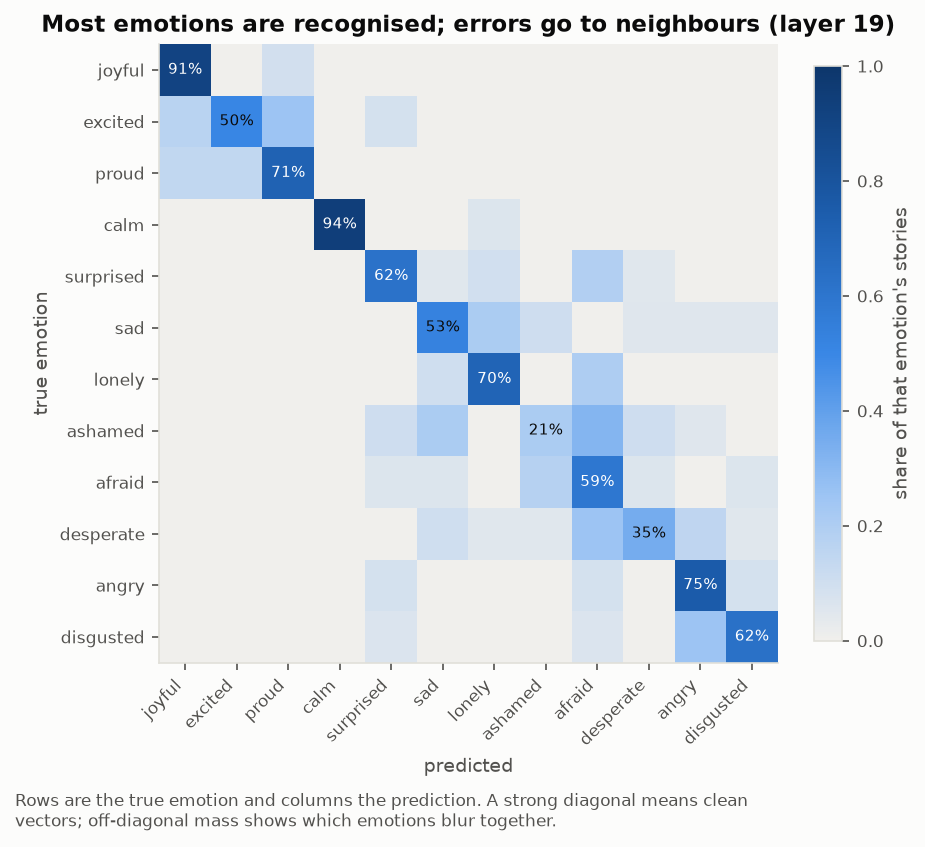
#> input picture docs/images/1c_confusion.png, 925 x 847 px, found by its file name
$ python confusion_7b_transposed.py
#> lines starting #> are read from the running program, lines starting #| are printed output that depends on the picture
"""Run from the repo root: uv run python data/write-up/scripts/confusion_7b_transposed.py

Redraws the 7B confusion matrix with the axes swapped (predicted as rows, actual as columns).
The held-out test activations were not cached, so the cell values are recovered from the colours of the
original 7B figure (docs/images/1c_confusion.png) via its own colour bar; the diagonal uses the exact
percentages printed on that figure. Values are saved to data/write-up/confusion_7b_reconstructed.csv.
"""
import matplotlib; matplotlib.use("Agg")
import matplotlib.pyplot as plt, matplotlib.image as mpimg, numpy as np, csv
from matplotlib.colors import ListedColormap

SRC, OUT = "docs/images/1c_confusion.png", "docs/images/1c_confusion_7b.png"
E = ["joyful", "excited", "proud", "calm", "surprised", "sad", "lonely", "ashamed", "afraid", "desperate", "angry", "disgusted"]
DIAG = [.91, .50, .71, .94, .62, .53, .70, .21, .59, .35, .75, .62]   # printed on the original figure

im = mpimg.imread(SRC)[..., :3]
cb_y0, cb_y1, cb_x = 67, 639, 828                                       # colour bar: value 1.0 at y0, 0.0 at y1
cb_cols = im[cb_y0:cb_y1 + 1, cb_x - 3:cb_x + 4].mean(1)
#> cb_cols = 573 rows, first 8: [0.051, 0.212, 0.42], [0.051, 0.216, 0.424], [0.051, 0.216, 0.424], [0.051, 0.216, 0.424], [0.051, 0.216, 0.427], [0.051, 0.216, 0.427], [0.0549, 0.22, 0.431], [0.0549, 0.22, 0.431]
cb_vals = np.linspace(1, 0, len(cb_cols))
#> cb_vals = 573 values, max 1 at index 0, min 0 at index 572, mean 0.5
x0, x1, y0, y1 = 158, 777, 44, 663                                      # matrix extent in the original
cw, ch = (x1 - x0 + 1) / 12, (y1 - y0 + 1) / 12
R = np.zeros((12, 12))                                                  # R[actual, predicted]
for i in range(12):
    for j in range(12):
        ys, xs = int(y0 + (i + .2) * ch), int(x0 + (j + .2) * cw)       # off-centre, away from the printed text
        c = im[ys:ys + 6, xs:xs + 6].reshape(-1, 3).mean(0)
        R[i, j] = cb_vals[np.argmin(((cb_cols - c) ** 2).sum(1))]
print("max |recovered − printed| on the diagonal:", np.abs(np.diag(R) - DIAG).max().round(3))
#| max |recovered − printed| on the diagonal: 0.009
np.fill_diagonal(R, DIAG)
R[R < 0.015] = 0
with open("data/write-up/confusion_7b_reconstructed.csv", "w", newline="") as f:
    w = csv.writer(f); w.writerow(["actual \\ predicted"] + E)
    for e, row in zip(E, R): w.writerow([e] + [f"{v:.2f}" for v in row])
#> this loop made 12 passes
#> (e, row) on passes 1, 2, 3, 4, 5, 7, 8, 11, 12: ('joyful', [0.91, 0, 0.0909, 0, 0, 0, 0, 0, 0, 0, 0, 0]), ('excited', [0.17, 0.5, 0.255, 0, 0.0874, 0, 0, 0, 0, 0, 0, 0]), ('proud', [0.147, 0.147, 0.71, 0, 0, 0, 0, 0, 0, 0, 0, 0]), ('calm', [0, 0, 0, 0.94, 0, 0, 0.0594, 0, 0, 0, 0, 0]), ('surprised', [0, 0, 0, 0, 0.62, 0.0472, 0.0944, 0, 0.189, 0.0472, 0, 0]), ('lonely', [0, 0, 0, 0, 0, 0.103, 0.7, 0, 0.201, 0, 0, 0]), ('ashamed', [0, 0, 0, 0, 0.107, 0.213, 0, 0.21, 0.315, 0.107, 0.0524, 0]), ('angry', [0, 0, 0, 0, 0.0874, 0, 0, 0, 0.0874, 0, 0.75, 0.0874]), ('disgusted', [0, 0, 0, 0, 0.0629, 0, 0, 0, 0.0629, 0, 0.255, 0.62])
#> e on passes 6, 9, 10: 'sad', 'afraid', 'desperate'

cmap = ListedColormap(cb_cols[::-1])                                    # the original's own colour scale
bg, grey = tuple(im[5, 5]), (0.32, 0.32, 0.32)
#> bg = (0.988, 0.988, 0.984); grey = (0.32, 0.32, 0.32)
plt.rcParams.update({"font.family": "DejaVu Sans"})
fig, ax = plt.subplots(figsize=(6.2, 5.9), dpi=150, facecolor=bg)
T = R.T                                                                 # rows = predicted, columns = actual
imh = ax.imshow(T, cmap=cmap, vmin=0, vmax=1)
ax.set_xticks(range(12), E, rotation=45, ha="right", fontsize=8, color=grey)
ax.set_yticks(range(12), E, fontsize=8, color=grey)
ax.tick_params(colors=grey, length=3)
for s in ax.spines.values(): s.set_color((0.8, 0.8, 0.8))
#> this loop made 4 passes
ax.set_xlabel("actual", fontsize=9, color=grey)
ax.set_ylabel("predicted", fontsize=9, color=grey, rotation=0, ha="right", va="center")
for k in range(12):
    ax.text(k, k, f"{T[k, k]:.0%}", ha="center", va="center", fontsize=7, color="white" if T[k, k] > 0.55 else "black")
cb = fig.colorbar(imh, ax=ax, fraction=0.04, pad=0.03)
cb.set_label("share of that emotion's stories", fontsize=8, color=grey); cb.ax.tick_params(labelsize=7, colors=grey)
cb.outline.set_edgecolor((0.8, 0.8, 0.8))
fig.suptitle("Confusion Matrix: Linear probe made from emotion directions\nclassifies held out stories with 60% accuracy",
             fontsize=11, fontweight="bold", y=0.975, linespacing=1.3)
fig.text(0.02, 0.02, "Actual vs predicted emotion concepts. A strong diagonal means more accurate,\n"
                     "and off-diagonal cells are misclassifications.", fontsize=7.6, color=grey, ha="left", va="bottom",
         linespacing=1.25)
fig.subplots_adjust(left=0.2, right=0.9, top=0.86, bottom=0.2)
fig.savefig(OUT, dpi=150, facecolor=bg)
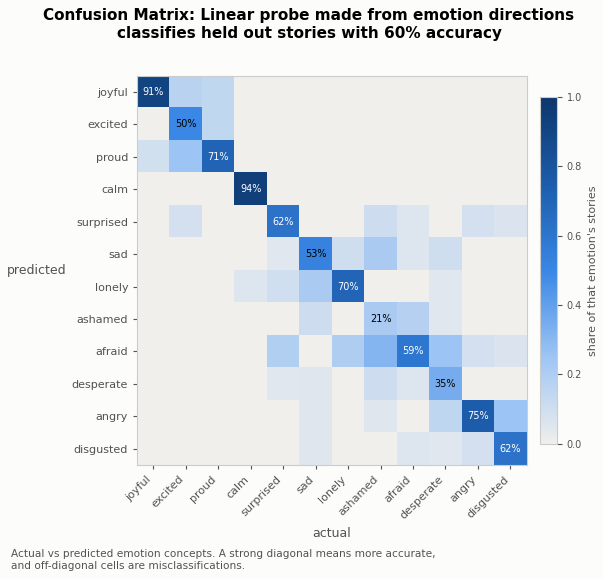
#> figure drawn by matplotlib, 2 panels
print("saved", OUT)

$ run again, with docs/images/1a_corpus.png copied over docs/images/1c_confusion.png
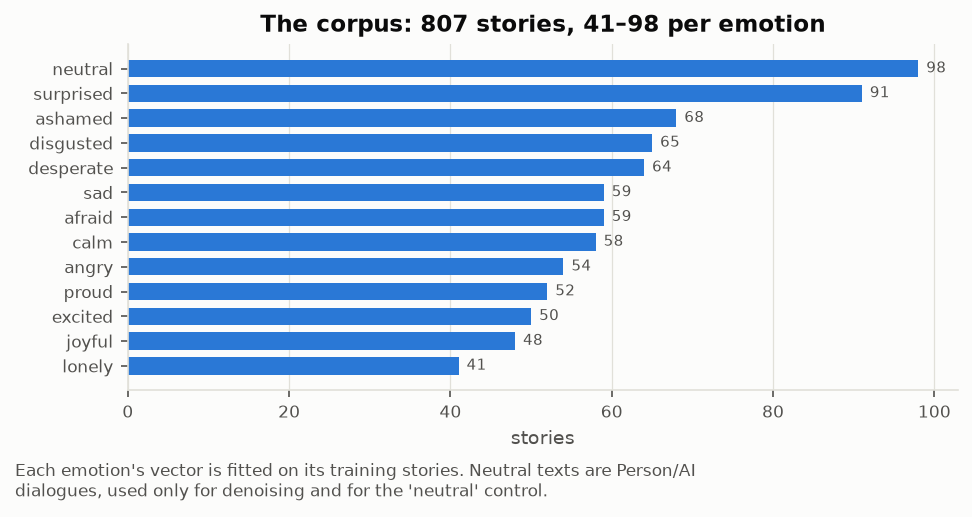
#> input picture docs/images/1a_corpus.png, 972 x 517 px, found by its file name
#> cb_cols = 450 rows, first 8: [0.165, 0.471, 0.839], [0.165, 0.471, 0.839], [0.165, 0.471, 0.839], [0.165, 0.471, 0.839], [0.165, 0.471, 0.839], [0.165, 0.471, 0.839], [0.165, 0.471, 0.839], [0.165, 0.471, 0.839]
#> cb_vals = 450 values, max 1 at index 0, min 0 at index 449, mean 0.5
#| max |recovered − printed| on the diagonal: 0.768
#> the loop `for e, row in zip(E, R): w.writerow([e] + [f"{v:.2f}" for v in row])` made 12 passes
#> (e, row) on passes 3, 4, 5, 6, 7, 10: ('proud', [1, 1, 0.71, 1, 1, 1, 1, 1, 1, 1, 0.978, 0.978]), ('calm', [1, 1, 1, 0.94, 1, 1, 1, 1, 1, 0.978, 0.978, 0.978]), ('surprised', [1, 1, 1, 1, 0.62, 1, 1, 1, 0.283, 0.978, 0.978, 0.978]), ('sad', [1, 1, 1, 1, 1, 0.53, 1, 0.283, 0.978, 0.978, 0.978, 0.978]), ('lonely', [1, 1, 1, 1, 1, 1, 0.7, 0.978, 0.978, 0.978, 0.978, 0.978]), ('desperate', [1, 1, 1, 1, 1, 1, 1, 1, 1, 0.35, 1, 1])
#> bg = (0.988, 0.988, 0.984); grey = (0.32, 0.32, 0.32)
#> the loop `for s in ax.spines.values(): s.set_color((0.8, 0.8, 0.8))` made 4 passes
#> `fig.savefig(OUT, dpi=150, facecolor=bg)`:
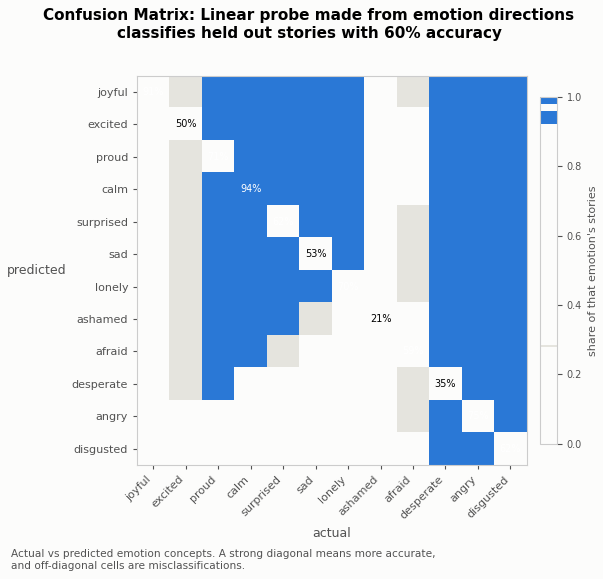
#> figure drawn by matplotlib, 2 panels

$ run again, with docs/images/1b_accuracy_by_layer.png copied over docs/images/1c_confusion.png
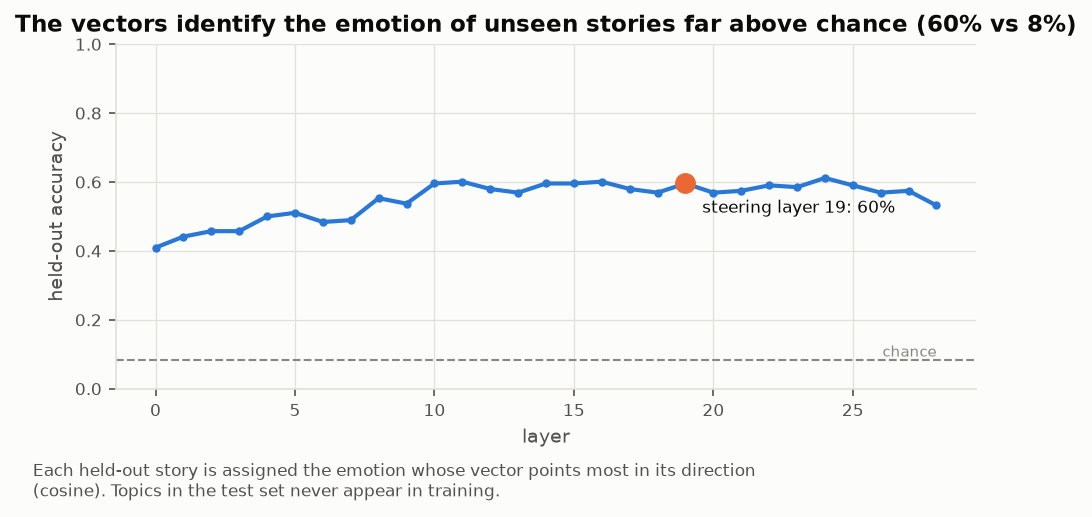
#> input picture docs/images/1b_accuracy_by_layer.png, 1092 x 517 px, found by its file name
#> cb_cols = 450 rows, first 8: [0.988, 0.988, 0.984], [0.988, 0.988, 0.984], [0.988, 0.988, 0.984], [0.988, 0.988, 0.984], [0.988, 0.988, 0.984], [0.988, 0.988, 0.984], [0.988, 0.988, 0.984], [0.988, 0.988, 0.984]
#> cb_vals = 450 values, max 1 at index 0, min 0 at index 449, mean 0.5
#| max |recovered − printed| on the diagonal: 0.79
#> the loop `for e, row in zip(E, R): w.writerow([e] + [f"{v:.2f}" for v in row])` made 12 passes
#> (e, row) on passes 1 to 7: ('joyful', [0.91, 1, 1, 1, 1, 1, 1, 1, 1, 1, 1, 1]), ('excited', [1, 0.5, 1, 1, 1, 1, 1, 1, 1, 1, 1, 1]), ('proud', [1, 1, 0.71, 1, 1, 1, 1, 1, 1, 1, 1, 1]), ('calm', [1, 1, 0.762, 0.94, 1, 1, 1, 1, 1, 1, 1, 0.744]), ('surprised', [1, 1, 1, 1, 0.62, 1, 1, 1, 1, 1, 1, 1]), ('sad', [1, 1, 1, 1, 1, 0.53, 1, 1, 1, 1, 1, 1]), ('lonely', [1, 1, 1, 1, 1, 1, 0.7, 1, 1, 1, 1, 1])
#> bg = (0.988, 0.988, 0.984); grey = (0.32, 0.32, 0.32)
#> the loop `for s in ax.spines.values(): s.set_color((0.8, 0.8, 0.8))` made 4 passes
#> `fig.savefig(OUT, dpi=150, facecolor=bg)`:
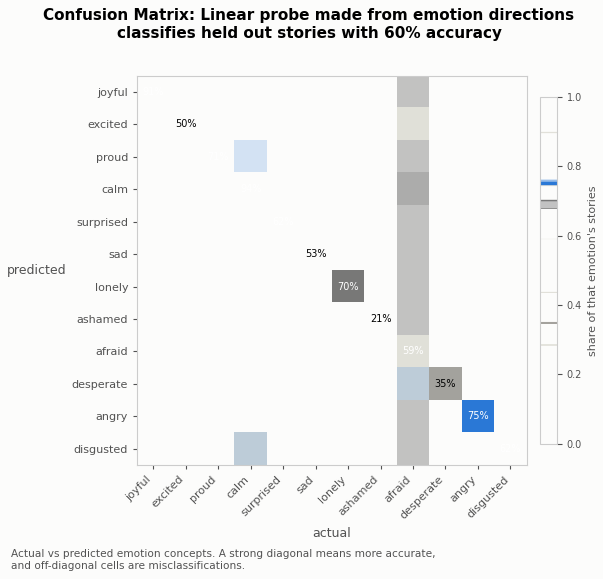
#> figure drawn by matplotlib, 2 panels
